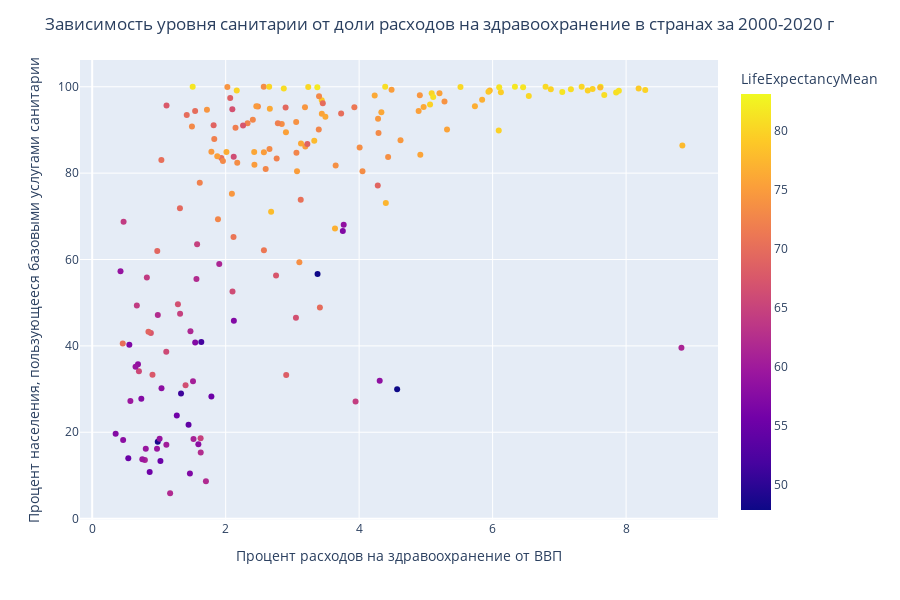

This figure's notebook cell:
### Code cell
# Отобразим данные на графике
fig = px.scatter(
    sanitation_costs_mean_data,
    x='HealthCareCostsGdpMean', 
    y='SanitationMean',
    hover_name='Location',
    color='LifeExpectancyMean',    
    height=600,    
)

fig.update_layout(
    title='Зависимость уровня санитарии от доли расходов на здравоохранение в странах за 2000-2020 г',
    xaxis_title='Процент расходов на здравоохранение от ВВП',
    yaxis_title='Процент населения, пользующееся базовыми услугами санитарии',
)

fig.show()

### Figure 1 — Plotly figure (JSON) as saved in the notebook; plotly's stock layout.template omitted (floating-point values rounded to 4 significant figures; data arrays with more than 128 entries replaced by an {"elided": "..."} marker saying what was removed)
{"data": [{"hovertemplate": "<b>%{hovertext}</b><br><br>HealthCareCostsGdpMean=%{x}<br>SanitationMean=%{y}<br>LifeExpectancyMean=%{marker.color}<extra></extra>", "hovertext": {"elided": "181 str values"}, "legendgroup": "", "marker": {"color": {"elided": "181 float values"}, "coloraxis": "coloraxis", "symbol": "circle"}, "mode": "markers", "name": "", "orientation": "v", "showlegend": false, "type": "scatter", "x": {"elided": "181 float values"}, "xaxis": "x", "y": {"elided": "181 float values"}, "yaxis": "y"}], "layout": {"coloraxis": {"colorbar": {"title": {"text": "LifeExpectancyMean"}}, "colorscale": [[0, "#0d0887"], [0.1111, "#46039f"], [0.2222, "#7201a8"], [0.3333, "#9c179e"], [0.4444, "#bd3786"], [0.5556, "#d8576b"], [0.6667, "#ed7953"], [0.7778, "#fb9f3a"], [0.8889, "#fdca26"], [1, "#f0f921"]]}, "height": 600, "legend": {"tracegroupgap": 0}, "margin": {"t": 60}, "title": {"text": "Зависимость уровня санитарии от доли расходов на здравоохранение в странах за 2000-2020 г"}, "xaxis": {"anchor": "y", "domain": [0, 1], "title": {"text": "Процент расходов на здравоохранение от ВВП"}}, "yaxis": {"anchor": "x", "domain": [0, 1], "title": {"text": "Процент населения, пользующееся базовыми услугами санитарии"}}}}
